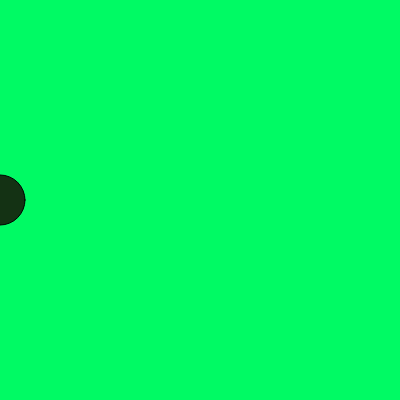
Frame 1 (no input)
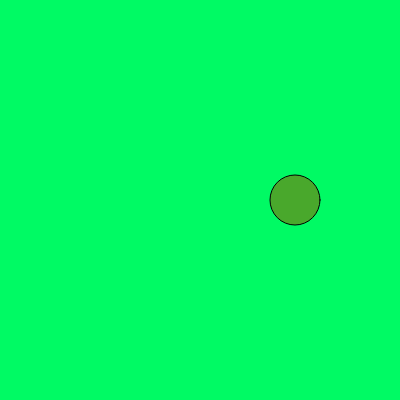
Frame 60 (no input)
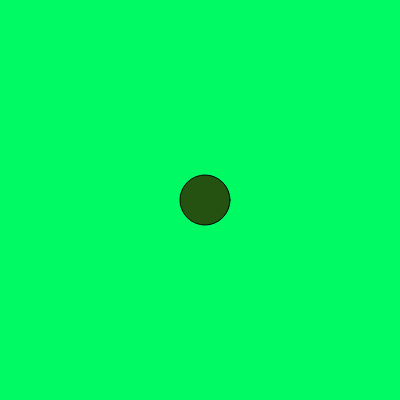
Frame 120 (the mouse pressed at the canvas centre since frame 60)

The p5.js sketch that drew these frames (run headless with seeded random() and noise() and a simulated clock; from frame 60 on, the mouse is pressed at the canvas centre):

// p5.js sketch
// ── sketch.js
var circ = {
  x: 0,
  y: 200,
  diameter: 50,
  r: 20,
  g: 50,
  b: 20,
  speedX: 5
};

function setup() {
  createCanvas(400, 400);
}

function draw() {
  background(0, 250, 100);
  //ELLIPSE
  fill(circ.r,circ.g,circ.b);
  ellipse(circ.x,circ.y,circ.diameter,circ.diameter);
  
  circ.x = circ.x + circ.speedX;
  if(circ.x >= width || circ.x <= 0){
    circ.speedX = circ.speedX * -1
    circ.r  = 0  + .9;
    circ.g  = 0  + 2;
    circ.b  = 0 + .4;
  }
  
  circ.r  = circ.r  + .9;
  circ.g  = circ.g  + 2;
  circ.b  = circ.b  + .4;
}
